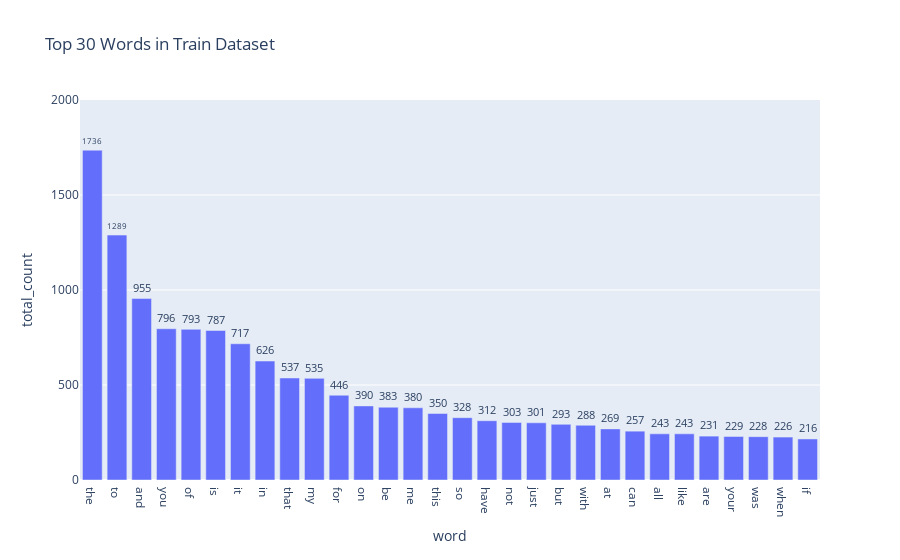
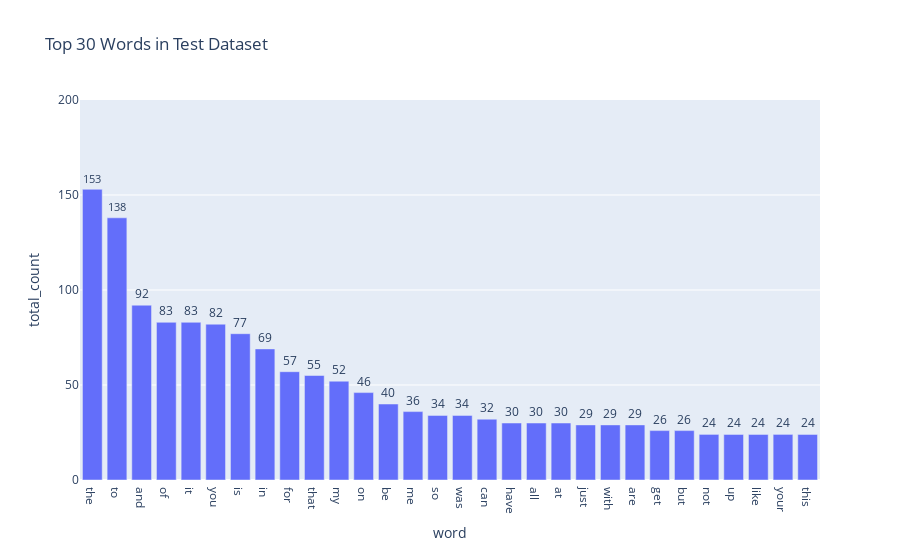

The notebook cell saved with these charts, in order:
### Markdown cell above
---
### ** >>> Exercise 1 (Take home): **  
Plot word frequency for Top 30 words in both train and test dataset. (Hint: refer to DM lab 1)

### Code cell
# Answer here
from sklearn.feature_extraction.text import CountVectorizer
import plotly.express as px
import pandas as pd

count_vect_train = CountVectorizer()
train_counts = count_vect_train.fit_transform(train_df.text)
train_total_counts = train_counts.sum(axis=0).A1
train_vocab = count_vect_train.get_feature_names_out()

train_plot_df = pd.DataFrame({'word': train_vocab, 'total_count': train_total_counts})
train_plot_df = train_plot_df.sort_values(by='total_count', ascending=False)


count_vect_test = CountVectorizer()
test_counts = count_vect_test.fit_transform(test_df.text)
test_total_counts = test_counts.sum(axis=0).A1
test_vocab = count_vect_test.get_feature_names_out()

test_plot_df = pd.DataFrame({'word': test_vocab, 'total_count': test_total_counts})
test_plot_df = test_plot_df.sort_values(by='total_count', ascending=False)


fig_train = px.bar(
    train_plot_df[:30], 
    x='word', 
    y='total_count', 
    text='total_count', 
    title='Top 30 Words in Train Dataset'
)
fig_train.update_traces(textposition='outside')


fig_test = px.bar(
    test_plot_df[:30], 
    x='word', 
    y='total_count', 
    text='total_count', 
    title='Top 30 Words in Test Dataset'
)
fig_test.update_traces(textposition='outside')

fig_train.update_layout(yaxis=dict(range=[0, 2000])) 
fig_test.update_layout(yaxis=dict(range=[0, 200]))
fig_train.show()
fig_test.show()

### Figure 1 — Plotly figure (JSON) as saved in the notebook; plotly's stock layout.template omitted (floating-point values rounded to 4 significant figures)
{"data": [{"alignmentgroup": "True", "hovertemplate": "word=%{x}<br>total_count=%{text}<extra></extra>", "legendgroup": "", "marker": {"color": "#636efa", "pattern": {"shape": ""}}, "name": "", "offsetgroup": "", "orientation": "v", "showlegend": false, "text": [1736, 1289, 955, 796, 793, 787, 717, 626, 537, 535, 446, 390, 383, 380, 350, 328, 312, 303, 301, 293, 288, 269, 257, 243, 243, 231, 229, 228, 226, 216], "textposition": "outside", "type": "bar", "x": ["the", "to", "and", "you", "of", "is", "it", "in", "that", "my", "for", "on", "be", "me", "this", "so", "have", "not", "just", "but", "with", "at", "can", "all", "like", "are", "your", "was", "when", "if"], "xaxis": "x", "y": [1736, 1289, 955, 796, 793, 787, 717, 626, 537, 535, 446, 390, 383, 380, 350, 328, 312, 303, 301, 293, 288, 269, 257, 243, 243, 231, 229, 228, 226, 216], "yaxis": "y"}], "layout": {"barmode": "relative", "legend": {"tracegroupgap": 0}, "title": {"text": "Top 30 Words in Train Dataset"}, "xaxis": {"anchor": "y", "domain": [0, 1], "title": {"text": "word"}}, "yaxis": {"anchor": "x", "domain": [0, 1], "range": [0, 2000], "title": {"text": "total_count"}}}}

### Figure 2 — Plotly figure (JSON) as saved in the notebook; plotly's stock layout.template omitted (floating-point values rounded to 4 significant figures)
{"data": [{"alignmentgroup": "True", "hovertemplate": "word=%{x}<br>total_count=%{text}<extra></extra>", "legendgroup": "", "marker": {"color": "#636efa", "pattern": {"shape": ""}}, "name": "", "offsetgroup": "", "orientation": "v", "showlegend": false, "text": [153, 138, 92, 83, 83, 82, 77, 69, 57, 55, 52, 46, 40, 36, 34, 34, 32, 30, 30, 30, 29, 29, 29, 26, 26, 24, 24, 24, 24, 24], "textposition": "outside", "type": "bar", "x": ["the", "to", "and", "of", "it", "you", "is", "in", "for", "that", "my", "on", "be", "me", "so", "was", "can", "have", "all", "at", "just", "with", "are", "get", "but", "not", "up", "like", "your", "this"], "xaxis": "x", "y": [153, 138, 92, 83, 83, 82, 77, 69, 57, 55, 52, 46, 40, 36, 34, 34, 32, 30, 30, 30, 29, 29, 29, 26, 26, 24, 24, 24, 24, 24], "yaxis": "y"}], "layout": {"barmode": "relative", "legend": {"tracegroupgap": 0}, "title": {"text": "Top 30 Words in Test Dataset"}, "xaxis": {"anchor": "y", "domain": [0, 1], "title": {"text": "word"}}, "yaxis": {"anchor": "x", "domain": [0, 1], "range": [0, 200], "title": {"text": "total_count"}}}}
